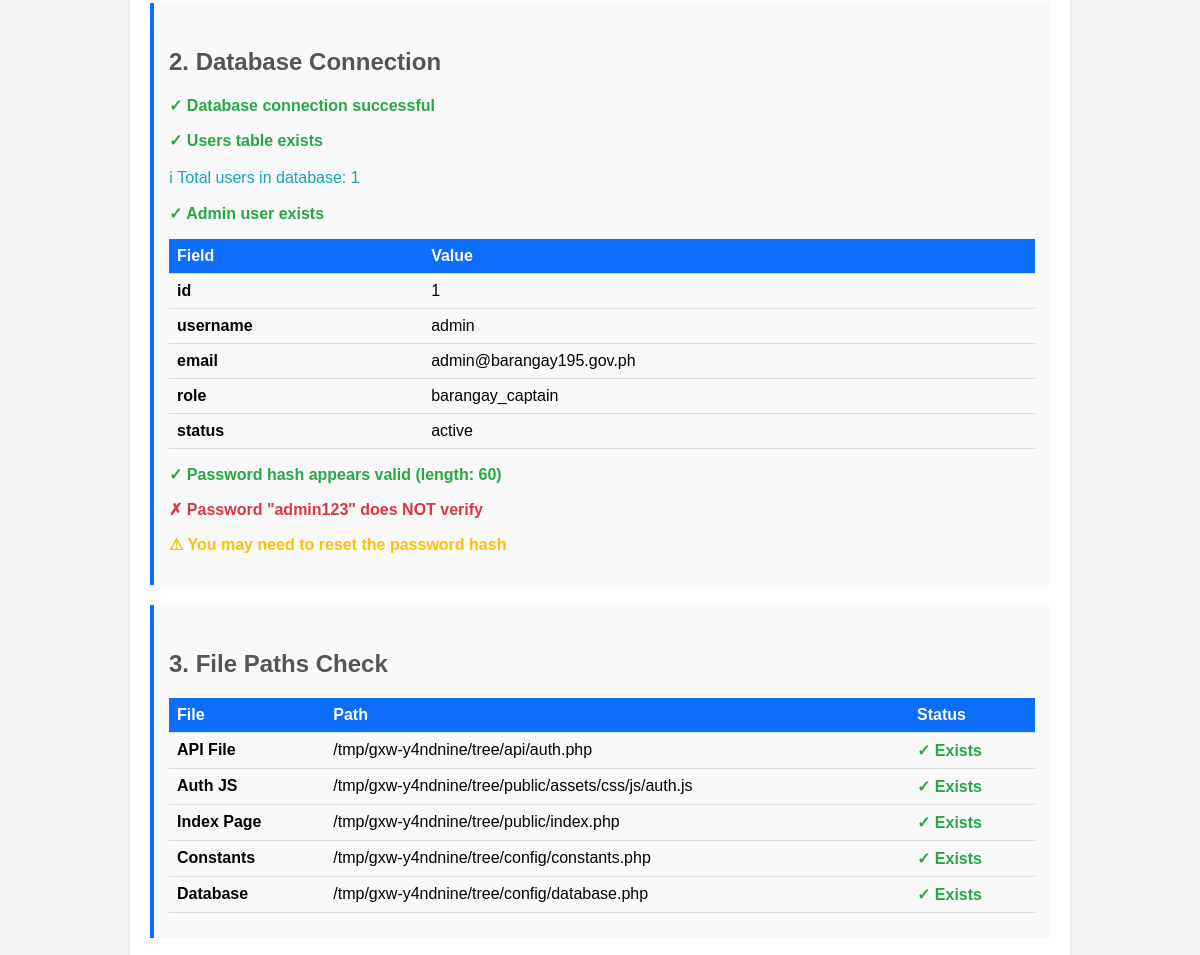
The app's page /diagnose-login.php (middle part), older data.
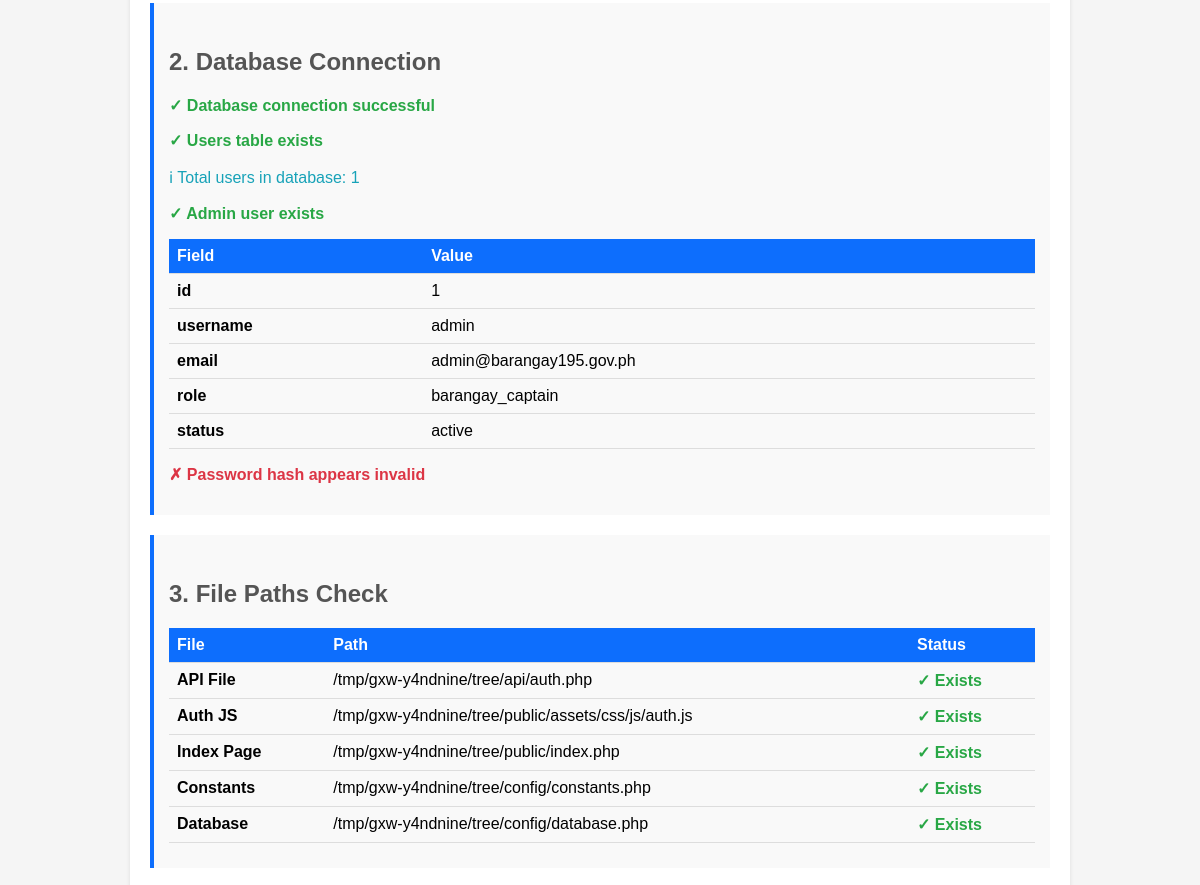
The same page, newer data.
### tables this page shows
CREATE TABLE `users` (
  `id` INT(11) NOT NULL AUTO_INCREMENT,
  `username` VARCHAR(50) NOT NULL UNIQUE,
  `password` VARCHAR(255) NOT NULL,
  `email` VARCHAR(100) DEFAULT NULL,
  `role` ENUM('barangay_captain', 'secretary', 'treasurer', 'kagawad', 'sk_chairman') NOT NULL,
  `resident_id` INT(11) DEFAULT NULL,
  `status` ENUM('active', 'inactive', 'suspended') DEFAULT 'active',
  `created_at` TIMESTAMP DEFAULT CURRENT_TIMESTAMP,
  `updated_at` TIMESTAMP DEFAULT CURRENT_TIMESTAMP ON UPDATE CURRENT_TIMESTAMP,
  PRIMARY KEY (`id`),
  KEY `idx_username` (`username`),
  KEY `idx_role` (`role`),
  KEY `idx_status` (`status`)
);

### config/database.php (called while the page is built, shortened)
<?php
class Database {
    private static $instance = null;
    private $conn;
    private function __construct() {
        try {
            $dsn = "mysql:host=" . DB_HOST . ";dbname=" . DB_NAME . ";charset=" . DB_CHARSET;
            $options = [
                PDO::ATTR_ERRMODE            => PDO::ERRMODE_EXCEPTION,
                PDO::ATTR_DEFAULT_FETCH_MODE => PDO::FETCH_ASSOC,
                PDO::ATTR_EMULATE_PREPARES   => false,
                PDO::MYSQL_ATTR_INIT_COMMAND => "SET NAMES utf8mb4"
            ];
            $this->conn = new PDO($dsn, DB_USER, DB_PASS, $options);
        } catch (PDOException $e) {
            if (DEBUG_MODE) {
                die("Database Connection Error: " . $e->getMessage());
            } else {
                die("Database connection failed. Please contact the administrator.");
            }
        }
    }
    public static function getInstance() {
        if (self::$instance === null) {
            self::$instance = new self();
        }
        return self::$instance;
    }
    public function query($sql, $params = []) {
        try {
            $stmt = $this->conn->prepare($sql);
            $stmt->execute($params);
            return $stmt;
        } catch (PDOException $e) {
            if (DEBUG_MODE) {
                error_log("Database Query Error: " . $e->getMessage());
                throw $e;
            } else {
                error_log("Database Query Error: " . $e->getMessage());
                return false;
            }
        }
    }
    public function fetchOne($sql, $params = []) {
        $stmt = $this->query($sql, $params);
        return $stmt->fetch();
    }
    public function fetchAll($sql, $params = []) {
        $stmt = $this->query($sql, $params);
        return $stmt->fetchAll();
    }
}

### diagnose-login.php (the view, shortened to what this page needs)
<?php
require_once __DIR__ . '/config/database.php';
?>
<!DOCTYPE html>
<html>
<head>
</head>
<body>
    <div class="container">
        <?php
        echo '<div class="section">';
        echo '<h2>2. Database Connection</h2>';
        try {
            $db = Database::getInstance();
            echo '<p class="success">✓ Database connection successful</p>';
            $tables = $db->fetchAll("SHOW TABLES LIKE 'users'");
            if (count($tables) > 0) {
                echo '<p class="success">✓ Users table exists</p>';
                $userCount = $db->fetchOne("SELECT COUNT(*) as count FROM users");
                echo '<p class="info">ℹ Total users in database: ' . $userCount['count'] . '</p>';
                $admin = $db->fetchOne("SELECT id, username, email, role, status FROM users WHERE username = 'admin'");
                if ($admin) {
                    echo '<p class="success">✓ Admin user exists</p>';
                    echo '<table>';
                    echo '<tr><th>Field</th><th>Value</th></tr>';
                    foreach ($admin as $key => $value) {
                        echo "<tr><td><strong>$key</strong></td><td>$value</td></tr>";
                    }
                    echo '</table>';
                    $passwordHash = $db->fetchOne("SELECT password FROM users WHERE username = 'admin'");
                    if ($passwordHash && strlen($passwordHash['password']) >= 60) {
                        echo '<p class="success">✓ Password hash appears valid (length: ' . strlen($passwordHash['password']) . ')</p>';
                        $testPassword = 'admin123';
                        $hash = $passwordHash['password'];
                        if (password_verify($testPassword, $hash)) {
                            echo '<p class="success">✓ Password "admin123" verifies correctly</p>';
                        } else {
                            echo '<p class="error">✗ Password "admin123" does NOT verify</p>';
                            echo '<p class="warning">⚠ You may need to reset the password hash</p>';
                        }
                    } else {
                        echo '<p class="error">✗ Password hash appears invalid</p>';
                    }
                } else {
                    echo '<p class="error">✗ Admin user NOT found</p>';
                }
            } else {
                echo '<p class="error">✗ Users table does NOT exist</p>';
            }
        } catch (Exception $e) {
            echo '<p class="error">✗ Database connection failed: ' . htmlspecialchars($e->getMessage()) . '</p>';
        }
        echo '</div>';
        echo '<div class="section">';
        echo '<h2>3. File Paths Check</h2>';
        $files = [
            'API File' => __DIR__ . '/api/auth.php',
            'Auth JS' => __DIR__ . '/public/assets/css/js/auth.js',
            'Index Page' => __DIR__ . '/public/index.php',
            'Constants' => __DIR__ . '/config/constants.php',
            'Database' => __DIR__ . '/config/database.php',
        ];
        echo '<table>';
        echo '<tr><th>File</th><th>Path</th><th>Status</th></tr>';
        foreach ($files as $name => $path) {
            $exists = file_exists($path);
            $status = $exists ? '<span class="success">✓ Exists</span>' : '<span class="error">✗ Not Found</span>';
            echo "<tr><td><strong>$name</strong></td><td>$path</td><td>$status</td></tr>";
        }
        echo '</table>';
        echo '</div>';
        ?>
    </div>
</body>
</html>

### diagnose-login.php (style rules this page uses)
body { font-family: Arial, sans-serif; margin: 20px; background: #f5f5f5; }
.container { max-width: 900px; margin: 0 auto; background: white; padding: 20px; border-radius: 8px; box-shadow: 0 2px 4px rgba(0,0,0,0.1); }
h2 { color: #555; margin-top: 30px; }
.section { margin: 20px 0; padding: 15px; background: #f9f9f9; border-left: 4px solid #0d6efd; }
.success { color: #28a745; font-weight: bold; }
.error { color: #dc3545; font-weight: bold; }
.info { color: #17a2b8; }
table { width: 100%; border-collapse: collapse; margin: 10px 0; }
th, td { padding: 8px; text-align: left; border-bottom: 1px solid #ddd; }
th { background: #0d6efd; color: white; }
.warning { color: #ffc107; font-weight: bold; }

Row changes from the older to the newer data that the page shows:
changed users "admin": password "60" → (not shown)
Text that changed along with them:
text no longer shown: "✓ Password hash appears valid (length: ) ✗ Password \"admin123\" does NOT verify ⚠ You may need to reset the password hash"
text now shown: "✗ Password hash appears invalid"
